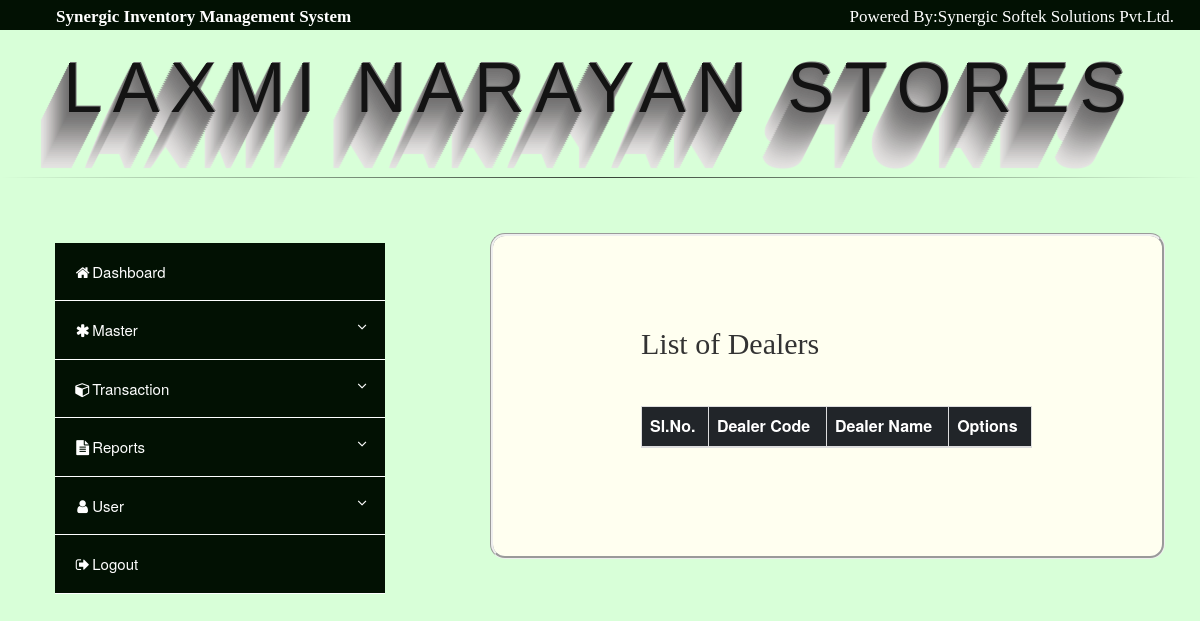
Before: /masters/dealer_master_view.php (signed in) with the older database file.
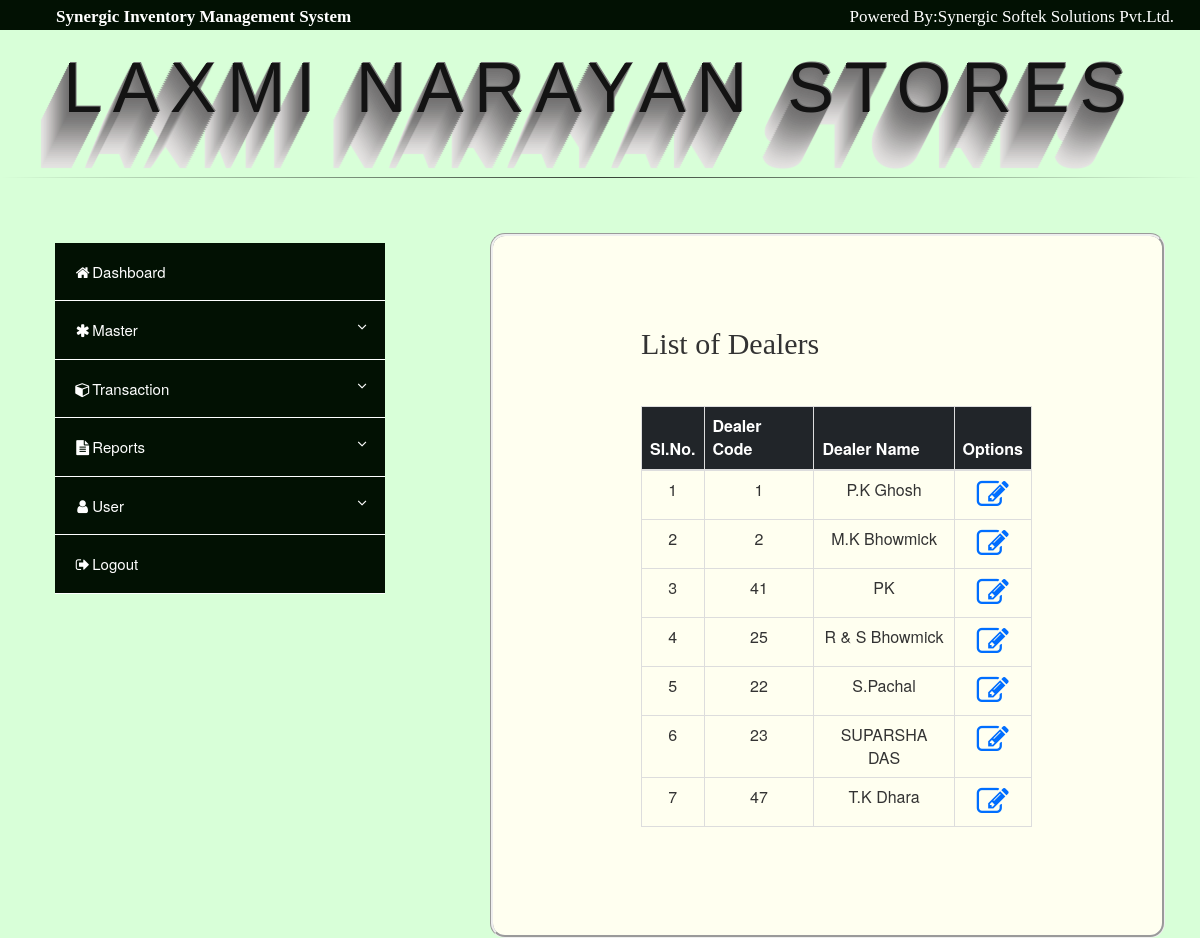
After: the same page with the newer database file.
### tables this page shows
CREATE TABLE `m_dealers` (
  `sl_no` int(10) NOT NULL,
  `del_cd` int(10) NOT NULL,
  `del_name` varchar(100) NOT NULL,
  `del_adr` varchar(100) DEFAULT NULL,
  `del_reg` varchar(20) DEFAULT NULL,
  `del_dist` varchar(20) DEFAULT NULL,
  `created_by` varchar(50) DEFAULT NULL,
  `created_dt` datetime DEFAULT NULL,
  `modified_by` varchar(50) DEFAULT NULL,
  `modified_dt` datetime DEFAULT NULL
);

### masters/dealer_master_view.php (the view, shortened to what this page needs)
<?php
        require("../db/db_connect.php");
	$rtv="select sl_no,del_cd,del_name,del_adr,del_reg,del_dist from m_dealers";
	$result=mysqli_query($db_connect,$rtv);
?>
<html>
    <head>
        <link rel="stylesheet" href="https://maxcdn.bootstrapcdn.com/bootstrap/3.3.7/css/bootstrap.min.css">
        <link rel="stylesheet" type="text/css" href="../css/form_design.css">
        <link rel="stylesheet" type="text/css" href="../css/dashboard.css">
        <link rel="stylesheet" href="https://cdnjs.cloudflare.com/ajax/libs/font-awesome/4.7.0/css/font-awesome.min.css">
    <head>
    <body class="body">
        <?php require '../post/nav.php'; ?>
        <h1 class='elegantshadow'>Laxmi Narayan Stores</h1>
        <hr class='hr'>
        <div class="container" style="margin-left: 10px">
            <div class="row">
                <div class="col-lg-4 col-md-6">
                    <?php require("../post/menu.php"); ?>
                </div>
                <div class="col-lg-8 col-md-6">
                    <div class="container-contact1">
                        <span class="contact1-form-title" style="text-align: center;">
                         List of Dealers
                        </span>
                        <table class="table table-bordered table-hover">
                            <thead style="background-color: #212529; color: #fff;">
                                <tr>
                                    <th>Sl.No.</th>
                                    <th>Dealer Code</th>
                                    <th>Dealer Name</th>
                                    <th>Options</th>
                                </tr>
                            </thead>
                            <tbody>
                            <?php
                                if($result){
                                    if(mysqli_num_rows($result) > 0){
                                        while($rtv_data=mysqli_fetch_assoc($result)){
                                            $slno=$rtv_data['sl_no'];
                                            $delcd=$rtv_data['del_cd'];
                                            $delname=$rtv_data['del_name'];
                                            ?>
                                            <tr>
                                                <td style="text-align: center;"><?php echo $slno; ?></td>
                                                <td style="text-align: center;"><?php echo $delcd; ?></td>
                                                <td style="text-align: center;"><?php echo $delname; ?></td>
                                                <td style="text-align: center;"><a href="../edit/dealer_edit.php?sl_no=<?php echo $slno; ?>" >
                                                    <i class="fa fa-edit fa-2x" style="color: #006eff"></i></a></td>
                                            </tr>
                                            <?php
                                        }
                                    }
                                }
                            ?>
                            </tbody>
                        </table>
                    </div>
                </div>
            </div>
        </div>
    </body>
</html>

Changed rows visible on the page:
added m_dealers: sl_no "1", del_cd "1", del_name "P.K Ghosh"
added m_dealers: sl_no "2", del_cd "2", del_name "M.K Bhowmick"
added m_dealers: sl_no "3", del_cd "41", del_name "PK"
added m_dealers: sl_no "4", del_cd "25", del_name "R & S Bhowmick"
added m_dealers: sl_no "5", del_cd "22", del_name "S.Pachal"
added m_dealers: sl_no "6", del_cd "23", del_name "SUPARSHA DAS"
added m_dealers: sl_no "7", del_cd "47", del_name "T.K Dhara"
